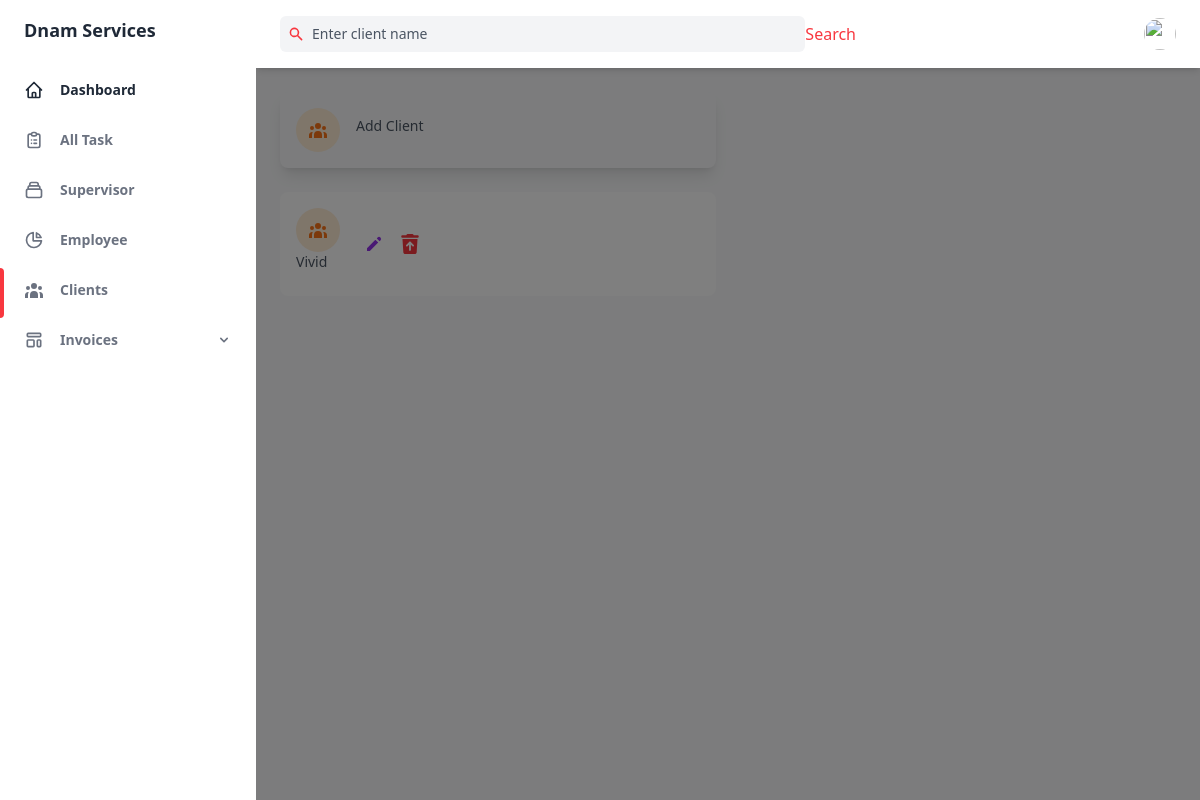
The page /allclients (signed in) on the database as committed earlier.
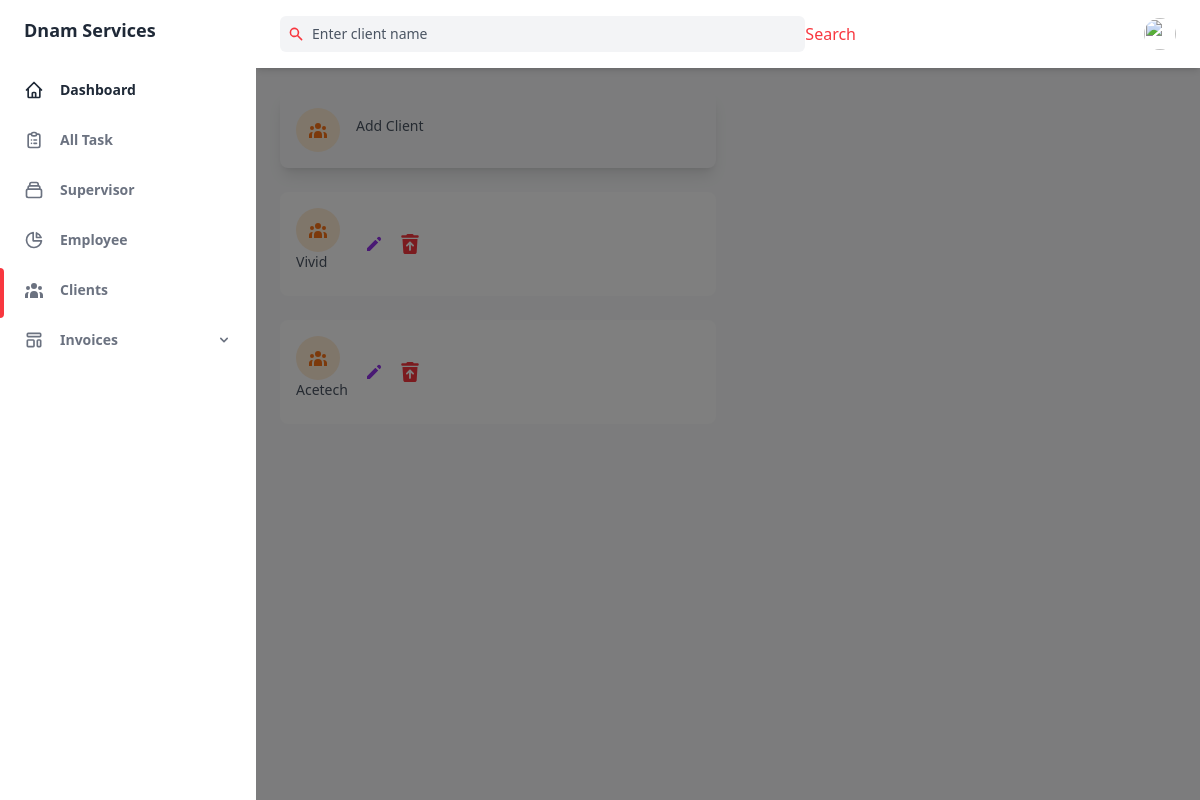
The same page on the database as committed later.
### dnamservices/models.py (models this page shows, shortened)
class Client(models.Model):
    client_name = models.CharField(max_length=50)
    client_location = models.CharField(max_length=50)
    client_street = models.CharField(max_length=50)
    client_email = models.EmailField(max_length=254)
    client_website = models.CharField(max_length=50, blank=True, null=True)
    delete = models.BooleanField(("delete"), default=False)

### dnamservices/views.py (the view)
# urls.py: path('allclients', AllClientView, name="allclients"),
@login_required()
def AllClientView(request):
    template_name = "dnam/dashboard/clients/allclient.html"
    client = Client.objects.all()
    context = {
        'client':client
    }
    return render(request, template_name, context)

### theme/templates/dnam/dashboard/clients/allclient.html (shortened to what this page needs)
{% extends 'base.html' %}
{% block clients-active %}
<span class="absolute inset-y-0 left-0 w-1 bg-[#f8373f] rounded-tr-lg rounded-br-lg" aria-hidden="true"></span>
{% endblock clients-active %}
{% block search-content %}
<div class="flex justify-start flex-1 lg:mr-32">
  <div class="relative w-full  max-w-xl mr-6 focus-within:text-purple-500">
    <div class="absolute inset-y-0 flex items-center pl-2">
      <svg class="w-4 h-4" aria-hidden="true" fill="currentColor" viewBox="0 0 20 20">
        <path fill-rule="evenodd"
          d="M8 4a4 4 0 100 8 4 4 0 000-8zM2 8a6 6 0 1110.89 3.476l4.817 4.817a1 1 0 01-1.414 1.414l-4.816-4.816A6 6 0 012 8z"
          clip-rule="evenodd"></path>
      </svg>
    </div>
    <form class="flex flex-row" action="{% url 'search_client' %}" method="GET">
      <input
        class="w-full pl-8 p-2 text-sm text-gray-700 placeholder-gray-600 bg-gray-100 border-0 rounded-md   focus:placeholder-gray-500 focus:bg-white focus:border-purple-300 focus:outline-none focus:shadow-outline-purple form-input"
        type="text" name="keyword" placeholder="Enter client name" aria-label="Search" />
      <button class="btn btn-danger my-2 my-sm-0" type="submit">
        Search
      </button>
    </form>
  </div>
</div>
{% endblock search-content %}
{% block content %}
<main class="h-full overflow-y-auto">
  <div class="container px-6 mx-auto grid">
    <div class="grid gap-6 mb-8 md:grid-cols-2 xl:grid-cols-4 mt-6">
      <a href="{% url 'addclients' %}">
        <div class="flex items-center p-4 bg-gray-50 rounded-lg shadow-lg  cursor-pointer hover:shadow-md">
          <div class="p-3 mr-4 text-orange-500 bg-orange-100 rounded-full ">
          </div>
          <div>
            <p class="mb-2 text-sm font-medium text-gray-600 ">
              Add Client
            </p>
          </div>
        </div>
      </a>
      {% for client in client %}
      {% if client.delete == False %}
      <a href="{% url 'clientsites' client.id %}">
        <div class="flex items-center p-4 bg-white rounded-lg shadow-xs  cursor-pointer hover:shadow-md">
          <div class="p-3 mr-4 text-orange-500 bg-orange-100 rounded-full ">
          </div>
          <div>
            <p class="mb-2 text-sm font-medium text-gray-600 ">
              {{client.client_name}}
            </p>
          </div>
          <button
            class="flex items-center justify-between px-2 py-2 text-sm font-medium leading-5 text-purple-600 rounded-lg  focus:outline-none focus:shadow-outline-gray"
            aria-label="Edit">
            <a href="{% url 'editclients' client.id %}">
              <svg class="w-5 h-5" aria-hidden="true" fill="currentColor"
                viewBox="0 0 20 20">
              <path d="M13.586 3.586a2 2 0 112.828 2.828l-.793.793-2.828-2.828.793-.793zM11.379 5.793L3 14.172V17h2.828l8.38-8.379-2.83-2.828z">
              </path>
              </svg>
            </a>
          </button>
          <button
            class="flex items-center justify-between px-2 py-2 text-sm font-medium leading-5 text-[#f8373f] rounded-lg  focus:outline-none focus:shadow-outline-gray"
            aria-label="Edit">
            <a href="{% url 'deleteclient' client.id %}">
            </a>
          </button>
        </div>
        {% endif %}
        {% endfor %}
    </div>
</main>
{% endblock content %}

Rows that differ between the two databases and show on the page:
added Client: client_name "Acetech"
